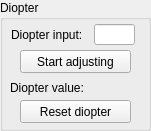
  <widget class="QGroupBox" name="groupBox_8">
   <property name="geometry">
    <rect>
     <x>1060</x>
     <y>261</y>
     <width>151</width>
     <height>131</height>
    </rect>
   </property>
   <property name="title">
    <string>Diopter</string>
   </property>
   <widget class="QLineEdit" name="diopter_input_edit">
    <property name="geometry">
     <rect>
      <x>94</x>
      <y>24</y>
      <width>41</width>
      <height>21</height>
     </rect>
    </property>
    <property name="text">
     <string/>
    </property>
   </widget>
   <widget class="QLabel" name="label_10">
    <property name="geometry">
     <rect>
      <x>11</x>
      <y>27</y>
      <width>81</width>
      <height>16</height>
     </rect>
    </property>
    <property name="text">
     <string>Diopter input:</string>
    </property>
   </widget>
   <widget class="QPushButton" name="btn_set_diopter">
    <property name="geometry">
     <rect>
      <x>20</x>
      <y>50</y>
      <width>111</width>
      <height>23</height>
     </rect>
    </property>
    <property name="text">
     <string>Start adjusting</string>
    </property>
   </widget>
   <widget class="QLabel" name="label_11">
    <property name="geometry">
     <rect>
      <x>10</x>
      <y>80</y>
      <width>81</width>
      <height>16</height>
     </rect>
    </property>
    <property name="text">
     <string>Diopter value:</string>
    </property>
   </widget>
   <widget class="QLabel" name="lb_diop_show">
    <property name="geometry">
     <rect>
      <x>100</x>
      <y>78</y>
      <width>51</width>
      <height>21</height>
     </rect>
    </property>
    <property name="text">
     <string/>
    </property>
   </widget>
   <widget class="QPushButton" name="btn_Reset_diopter">
    <property name="geometry">
     <rect>
      <x>20</x>
      <y>100</y>
      <width>111</width>
      <height>23</height>
     </rect>
    </property>
    <property name="text">
     <string>Reset diopter</string>
    </property>
   </widget>
  </widget>
